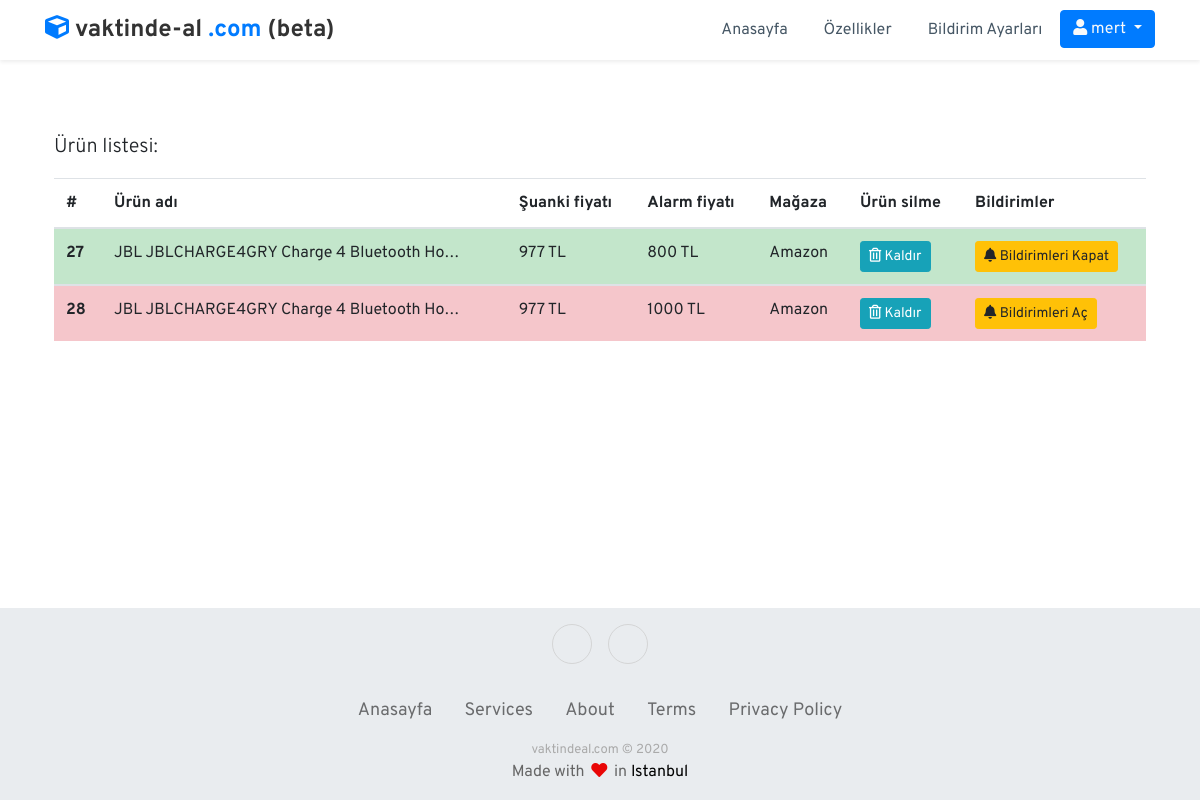
The app's page /urun-listem/ (signed in) with its own data.
### tracker/models.py (models this page shows, shortened)
class MyUser(AbstractUser):
    telegram_id = models.CharField(max_length=200)
    telegram_status = models.BooleanField(default=False)
    telegram_auth_string = models.CharField(max_length=20)
    user_product_count = models.CharField(max_length=5)
    id = models.AutoField(primary_key=True)

class Product(models.Model):
    user = models.ForeignKey(AUTH_USER_MODEL, on_delete=models.CASCADE)
    title = models.CharField(max_length=200)
    status = models.BooleanField(default=True)
    store = models.CharField(max_length=50)
    requested_price = models.TextField(default=10)
    last_price = models.IntegerField(null=True, blank=True)
    discount_price = models.CharField(max_length=100, null=True, blank=True)
    product_url = models.CharField(max_length=600)
    alert = models.BooleanField(default=True)
    alert_price = models.TextField(max_length=10)
    created_date = models.DateTimeField(auto_now_add=True)

### tracker/views.py (the view)
# urls.py: path('urun-listem/', login_required(views.manage), name='manage'),
def manage(request):
    products = Product.objects.filter(user=request.user)
    html = render_to_string("telegram.html", {"telegram_id": MyUser.telegram_id})
    return render(request, 'manage.html', {'products': products})

### templates/telegram.html (shortened to what this page needs)
{% extends 'layout.html' %}
{% load static %}

### templates/navbar.html (shortened to what this page needs)
<div class="">
    <nav class="navbar navbar-light navbar-expand-md navigation-clean-button shadow-sm"
         style="background-color: rgba(255,255,255,0); height: 60px;">
        <div class="container ">
            <a class="navbar-brand" href="/"
               style="color: #333333;font-size: 24px;">
                <p class="mt-3 rounded-pill"><i class="fas fa-cube" style='color: #007BFF'></i> vaktinde-al<span class="text-primary"> .com</span><span> (beta)</span></p>
            </a>
            <div class="collapse navbar-collapse" id="main-navbar">
                <ul class="navbar-nav ml-auto">
                    <li class="nav-item">
                        <a href="/" class="nav-link ">
                            Anasayfa
                        </a>
                    </li>
                    <li class="nav-item">
                        <a href="/#about" class="nav-link ">
                            Özellikler
                        </a>
                    </li>
                    {% if request.user.is_authenticated %}
                        <li class="nav-item">
                            <a href="{% url 'telegram' %}" class="nav-link ">
                                Bildirim Ayarları
                            </a>
                        </li>
                        <li class="nav-item">
                            <div class="dropdown">
                                <a class="btn btn-primary dropdown-toggle text-light" role="button"
                                   id="dropdownMenuLink"
                                   data-toggle="dropdown" aria-haspopup="true" aria-expanded="false">
                                    <i class="fas fa-user"></i> {{ user.get_username }}
                                </a>
                            </div>
                        </li>
                    {% else %}
                        <li class="nav-item">
                            <a href="{% url 'social:begin' 'google-oauth2' %}" class="nav-link">
                                <span class="border rounded p-1 "><i class="fab fa-google"></i> Google Girişi </span>
                            </a>
                        </li>
                    {% endif %}
                </ul>
            </div>
        </div>
    </nav>
</div>

### templates/manage.html (shortened to what this page needs)
{% extends 'layout.html' %}
{% load static %}
{% block body %}
    <section class="container mt-5 p-4">
        <p class="lead">Ürün listesi:</p>
        <table class="table table-striped">
            <thead>
            <tr>
                <th scope="col">#</th>
                <th scope="col">Ürün adı</th>
                <th scope="col">Şuanki fiyatı</th>
                <th scope="col">Alarm fiyatı</th>
                <th scope="col">Mağaza</th>
                <th scope="col">Ürün silme</th>
                <th scope="col">Bildirimler</th>
            </tr>
            </thead>
            {% if products %}
                {% for product in products %}
                    <tbody>
                    {% if product.status == True %}
                        <tr class="table-success">
                            <th scope="row">{{ product.id }}</th>
                            <td>{{ product.title|truncatechars:40 }}</td>
                            <td>{{ product.last_price }} TL</td>
                            <td>{{ product.alert_price }} TL</td>
                            <td>{{ product.store }}</td>
                            <td>
                                <a class="btn btn-info btn-sm"
                                   href="{% url 'delete' product.id %}">
                                    <i class="far fa-trash-alt"></i>
                                    Kaldır
                                </a>
                            </td>
                            <td>{% if product.status == True %}
                                <a class="btn btn-warning btn-sm"
                                   href="{% url 'cancel-notification' product.id %}"
                                >
                                    <i class="fas fa-bell"></i>
                                    Bildirimleri Kapat
                                </a>
                            {% endif %}</td>
                        </tr>
                    {% else %}
                        <tr class="table-danger">
                            <th scope="row">{{ product.id }}</th>
                            <td>{{ product.title|truncatechars:40 }}</td>
                            <td>{{ product.last_price }} TL</td>
                            <td>{{ product.alert_price }} TL</td>
                            <td>{{ product.store }}</td>
                            <td>
                                <a class="btn btn-info btn-sm"
                                   href="{% url 'delete' product.id %}">
                                    <i class="far fa-trash-alt"></i>
                                    Kaldır
                                </a>
                            </td>
                            <td>{% if product.status == True %}
                                <a class="btn btn-warning btn-sm"
                                   href={% url 'cancel-notification' product.id %}>
                                    <i class="fas fa-bell"></i>
                                    Bildirimleri kapat
                                </a>
                            {% else %}
                                <a class="btn btn-warning btn-sm"
                                   href={% url 'open-notification' product.id %}>
                                    <i class="fas fa-bell"></i>
                                    Bildirimleri Aç
                            {% endif %}</td>
                        </tr>
                    {% endif %}
                    </tbody>
                {% endfor %}
            {% endif %}
        </table>
    </section>
{% endblock %}

### templates/layout.html (style rules this page uses)
.navigation-clean-button { background: #fff; padding-top: .75rem; padding-bottom: .75rem; color: #333; border-radius: 0; box-shadow: none; border: none; margin-bottom: 0 }
@media (min-width: 768px) { .navigation-clean-button { padding-top: 1rem; padding-bottom: 1rem } }
.navigation-clean-button .navbar-brand { font-weight: 700; color: inherit }
.navigation-clean-button .form-inline, .navigation-clean-button .navbar-collapse { border-top-color: #ddd }
.navigation-clean-button.navbar .navbar-nav .nav-link { padding-left: 18px; padding-right: 18px }
.navigation-clean-button.navbar-light .navbar-nav .nav-link { color: #465765 }

### templates/footer.html (style rules this page uses)
html { height: 100%; box-sizing: border-box; }
*, *:before, *:after { box-sizing: inherit; }
body { position: relative; margin: 0; padding-bottom: 6rem; min-height: 100%; font-family: "Helvetica Neue", Arial, sans-serif; }

### records on screen
MyUser: get_username "mert"
Product: id "27", title "JBL JBLCHARGE4GRY Charge 4 Bluetooth Ho…", last_price "977", alert_price "800", store "Amazon", status "Bildirimleri Kapat"
Product: id "28", title "JBL JBLCHARGE4GRY Charge 4 Bluetooth Ho…", last_price "977", alert_price "1000", store "Amazon", status "Bildirimleri Aç"
